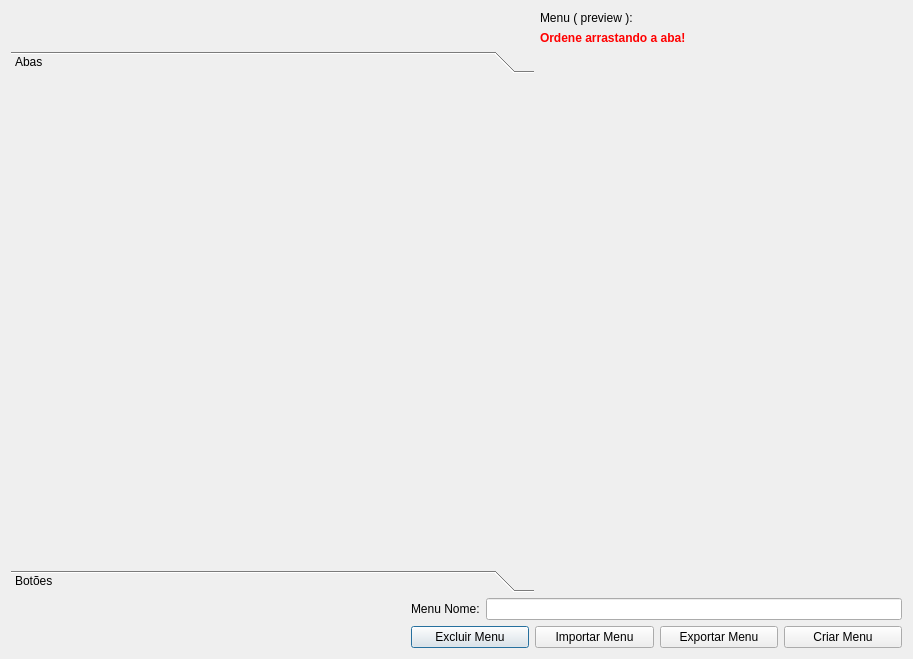
<?xml version="1.0" encoding="UTF-8"?>
<ui version="4.0">
 <class>Dialog</class>
 <widget class="QDialog" name="Dialog">
  <property name="geometry">
   <rect>
    <x>0</x>
    <y>0</y>
    <width>913</width>
    <height>659</height>
   </rect>
  </property>
  <property name="windowTitle">
   <string>Editor de Menu</string>
  </property>
  <layout class="QGridLayout" name="gridLayout">
   <item row="2" column="1">
    <widget class="QWidget" name="widget" native="true">
     <layout class="QVBoxLayout" name="menuLayout"/>
    </widget>
   </item>
   <item row="3" column="0" colspan="2">
    <layout class="QHBoxLayout" name="horizontalLayout_2">
     <item>
      <spacer name="horizontalSpacer_2">
       <property name="orientation">
        <enum>Qt::Horizontal</enum>
       </property>
       <property name="sizeType">
        <enum>QSizePolicy::Fixed</enum>
       </property>
       <property name="sizeHint" stdset="0">
        <size>
         <width>400</width>
         <height>20</height>
        </size>
       </property>
      </spacer>
     </item>
     <item>
      <widget class="QLabel" name="label_2">
       <property name="text">
        <string>Menu Nome:</string>
       </property>
      </widget>
     </item>
     <item>
      <widget class="QLineEdit" name="menuNameLe">
       <property name="sizePolicy">
        <sizepolicy hsizetype="Expanding" vsizetype="Fixed">
         <horstretch>0</horstretch>
         <verstretch>0</verstretch>
        </sizepolicy>
       </property>
      </widget>
     </item>
    </layout>
   </item>
   <item row="4" column="0" colspan="2">
    <layout class="QHBoxLayout" name="horizontalLayout">
     <item>
      <spacer name="horizontalSpacer">
       <property name="orientation">
        <enum>Qt::Horizontal</enum>
       </property>
       <property name="sizeType">
        <enum>QSizePolicy::Fixed</enum>
       </property>
       <property name="sizeHint" stdset="0">
        <size>
         <width>400</width>
         <height>20</height>
        </size>
       </property>
      </spacer>
     </item>
     <item>
      <widget class="QPushButton" name="deleteMenuBtn">
       <property name="text">
        <string>Excluir Menu</string>
       </property>
      </widget>
     </item>
     <item>
      <widget class="QPushButton" name="importMenuBtn">
       <property name="text">
        <string>Importar Menu</string>
       </property>
      </widget>
     </item>
     <item>
      <widget class="QPushButton" name="exportMenuBtn">
       <property name="text">
        <string>Exportar Menu</string>
       </property>
      </widget>
     </item>
     <item>
      <widget class="QPushButton" name="createMenuBtn">
       <property name="text">
        <string>Criar Menu</string>
       </property>
      </widget>
     </item>
    </layout>
   </item>
   <item row="0" column="1">
    <widget class="QLabel" name="label">
     <property name="text">
      <string>Menu ( preview ):</string>
     </property>
    </widget>
   </item>
   <item row="2" column="0">
    <widget class="QToolBox" name="toolBox">
     <property name="sizePolicy">
      <sizepolicy hsizetype="Fixed" vsizetype="Preferred">
       <horstretch>0</horstretch>
       <verstretch>0</verstretch>
      </sizepolicy>
     </property>
     <property name="minimumSize">
      <size>
       <width>523</width>
       <height>0</height>
      </size>
     </property>
     <property name="currentIndex">
      <number>0</number>
     </property>
     <widget class="QWidget" name="page1">
      <property name="geometry">
       <rect>
        <x>0</x>
        <y>0</y>
        <width>523</width>
        <height>445</height>
       </rect>
      </property>
      <attribute name="label">
       <string>Abas</string>
      </attribute>
      <layout class="QVBoxLayout" name="tabLayout"/>
     </widget>
     <widget class="QWidget" name="page2">
      <property name="geometry">
       <rect>
        <x>0</x>
        <y>0</y>
        <width>98</width>
        <height>28</height>
       </rect>
      </property>
      <attribute name="label">
       <string>Botões</string>
      </attribute>
      <layout class="QVBoxLayout" name="buttonLayout"/>
     </widget>
    </widget>
   </item>
   <item row="1" column="1">
    <widget class="QLabel" name="label_3">
     <property name="text">
      <string>&lt;span style=&quot;color:red&quot;&gt;&lt;b&gt;Ordene arrastando a aba!&lt;/b&gt;&lt;/span&gt;</string>
     </property>
    </widget>
   </item>
  </layout>
 </widget>
 <tabstops>
  <tabstop>createMenuBtn</tabstop>
  <tabstop>exportMenuBtn</tabstop>
  <tabstop>importMenuBtn</tabstop>
  <tabstop>deleteMenuBtn</tabstop>
 </tabstops>
 <resources/>
 <connections/>
</ui>
